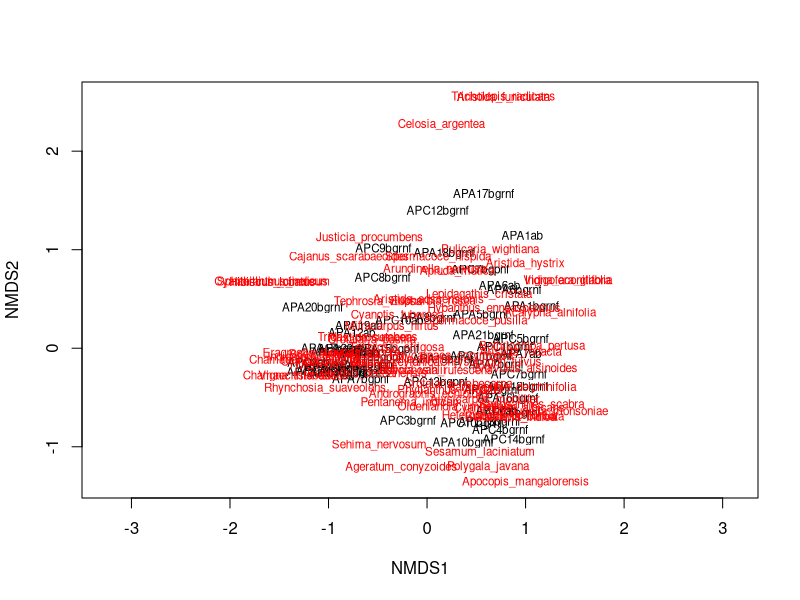
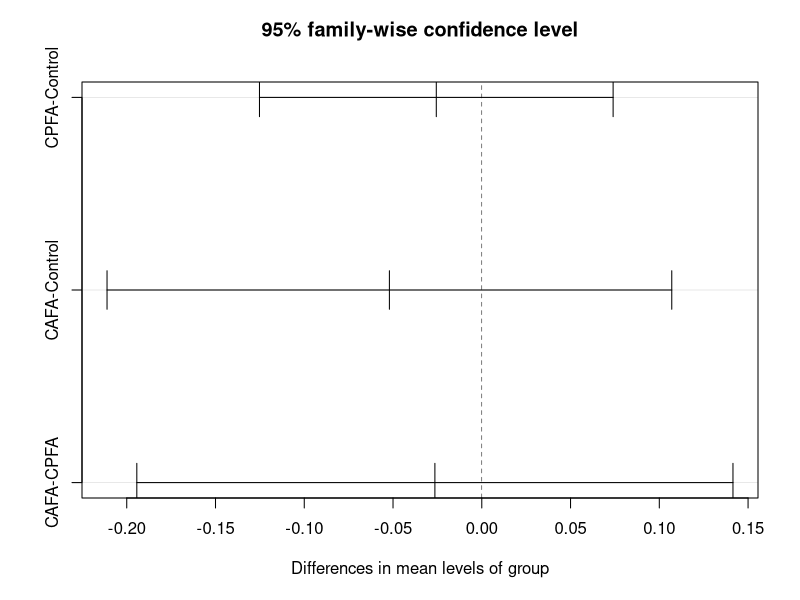

Generate these figures, in order, with R: (Note: this script raises an error after producing the figures.)
# Packages----
library(tidyverse)
library(patchwork)
library(vegan)

# Data----
raw_dat <- read.csv(
  "biomass_data.csv",
  header = T,
  fill = TRUE,
  sep = ",",
  na.strings = c("", " ", "NA", "NA ", "na", "NULL")
)

# Data wrangling----
Site_dat <- raw_dat %>%
  mutate(
    Treatment = as.factor(Treatment),
    Life_form = as.factor(Life_form),
    Functional_groups = as.factor(Functional_groups)
  )

# create Site prep data
Site_prep <- Site_dat %>%
  arrange(Site, Treatment) %>%
  mutate(
    Treatment = case_when(
      Treatment == "ab" ~ "Control",
      # Cymbopogon present fire present
      Treatment == "bgpnf" ~ "CPFA",
      # Cymbopogon present fire absent
      Treatment == "bgrnf" ~ "CAFA" # Cymbopogon absent fire absent
    )
  )

# what is the summed biomass per Site with cymbopogon?
Site_sum <-
  Site_prep %>% group_by(Site, Treatment) %>%
  summarise(Site_biomass = sum(Weight)) %>%
  ungroup()

# Site_calc
Site_calc <- Site_prep %>% left_join(Site_sum) %>%
  mutate(
    relative_biomass = (Weight / Site_biomass) ,
    relative_biomass_p =  round(((
      Weight / Site_biomass
    ) * 100) , 2)
  )

# Absolute_biomass
absolute_weight <- Site_calc %>%
  select(Site, Treatment, Weight, Palatability) %>%
  group_by(Palatability, Treatment, Site) %>%
  summarise(Weight = sum(Weight)) %>%
  mutate(Treatment = factor(Treatment)) %>% # to order treatments in the plot
  mutate(Palatability = factor(Palatability)) %>%
  mutate(Palatability = fct_relevel(Palatability, c('Yes', 'No', 'Cymbopogon sp.'))) %>%
  mutate(Treatment = fct_relevel(Treatment, c("Control", "CPFA", "CAFA")))

# Relative_biomass
relative_weight <-
  Site_calc %>% select( Sci_name, Village, Site, Treatment, Palatability, relative_biomass) %>%
  group_by(Sci_name, Village, Treatment, Site, Palatability) %>%
  summarise(relative_biomass = (relative_biomass) * 100) %>%
  mutate(Treatment = factor(Treatment)) %>%
  mutate(Palatability = factor(Palatability)) %>%
  mutate(Palatability = fct_relevel(Palatability, c('Yes', 'No', 'Cymbopogon sp.'))) %>%
  mutate(Treatment = fct_relevel(Treatment, c("Control", "CPFA", "CAFA"))) %>% 
  arrange(Site) %>% ungroup()

# df of top 10 species----
species_biomass <- Site_calc %>%
  select(Treatment, Weight, Sci_name) %>%
  group_by(Sci_name, Treatment,) %>%
  summarise(Weight = sum(Weight)) %>%
  mutate(Treatment = fct_relevel(Treatment, c("Control", "CPFA", "CAFA")))

treatment_total <-
  species_biomass %>% 
  group_by(Treatment) %>% 
  summarise(group_biomass= sum(Weight))

top10_biomass <- left_join(x= species_biomass, 
                           y = treatment_total, 
                           "Treatment") %>% 
  mutate(Treatment= as.factor(Treatment)) %>% 
  mutate(relative_biomass= (Weight/group_biomass)*100) %>% 
  group_by(Treatment) %>% top_n(10) %>%
  arrange(Treatment, relative_biomass) %>%
  mutate(Treatment = fct_relevel(Treatment, c("Control", "CPFA", "CAFA")))

# Making nmds metrics
eghats_details <- relative_weight %>% select(Village, Treatment, Site) %>% distinct()

eghats_species_details <- relative_weight %>% select(Sci_name, Palatability) %>% distinct()

# create a Site by species matrix
relative_weight_matrix <- relative_weight %>%  select(Site, Sci_name, relative_biomass) %>%
  mutate(Sci_name = str_replace(Sci_name, " ", "_")) %>%
  group_by(Site) %>%
  spread(Sci_name, relative_biomass) %>% replace(is.na(.), 0) %>%
  `row.names<-`(., NULL) %>% 
  column_to_rownames(var = "Site")


# run NMDS with  bray curtis distance
# https://chrischizinski.github.io/rstats/vegan-ggplot2/

set.seed(1980)
eghats.mds <- metaMDS(relative_weight_matrix, distance = "bray", autotransform = FALSE)
# stress is 0.18 ideal is less than 0.2

plot(eghats.mds, type = "t")

# permutation test----
relative_weight_matrix_1 <- relative_weight %>%  select(Site, Sci_name, relative_biomass) %>%
  mutate(Sci_name = str_replace(Sci_name, " ", "_")) %>%
  group_by(Site) %>%
  spread(Sci_name, relative_biomass) %>% replace(is.na(.), 0) %>%
  `row.names<-`(., NULL)

data <- eghats_details %>% left_join(relative_weight_matrix_1) %>% select(-Site)

dataM <- data %>% 
  select(-c(Village, Treatment)) %>% 
  as.matrix() 

rownames(dataM) <- data$Village

# Bray-Curtis
distances <- vegdist(dataM, 
                     distance = 'bray')
# order of samples
distances_groups <- data[match(labels(distances),
                               data$Village),]$Treatment 
# beta dispersion
distances_betadispersion <- betadisper(distances, 
                                       distances_groups)
anova(distances_betadispersion) # not met, p < 0.05

# test homogenous dispersion/Permutation test for F
pmod <- permutest(distances_betadispersion, permutations = 99, pairwise = TRUE)

## Tukey's Honest Significant Differences
(mod.HSD <- TukeyHSD(distances_betadispersion))
plot(mod.HSD)

# Village scores for ggplot
data.scores <- as.data.frame(scores(eghats.mds))  #Using the scores function from vegan to extract the Village scores and convert to a data.frame
data.scores$Site <- rownames(data.scores)  # create a column of Village names, from the rownames of data.scores

eghats.scores <- data.scores %>% 
  left_join(eghats_details) %>% arrange(Treatment)

# species scores
species.scores <- as.data.frame(scores(eghats.mds, "species"))  #Using the scores function from vegan to extract the species scores and convert to a data.frame
species.scores$species <- rownames(species.scores)  # create a column of species, from the rownames of species.scores

eghats.species.scores <- species.scores %>% 
  mutate(Sci_name = species) %>% select(-species) %>%
  mutate(Sci_name = str_replace(Sci_name, "_", " ")) %>%
  left_join(eghats_species_details)

# convex hull values for treatments
eghats.ctl <-
  eghats.scores[eghats.scores$Treatment == "Control",][chull(eghats.scores[eghats.scores$Treatment ==
                                                                             "Control", c("NMDS1", "NMDS2")]),]  
eghats.cpfa <-
  eghats.scores[eghats.scores$Treatment == "CPFA",][chull(eghats.scores[eghats.scores$Treatment ==
                                                                          "CPFA", c("NMDS1", "NMDS2")]),]
eghats.cafa <-
  eghats.scores[eghats.scores$Treatment == "CAFA",][chull(eghats.scores[eghats.scores$Treatment ==
                                                                          "CAFA", c("NMDS1", "NMDS2")]),]

hull.data <- rbind(eghats.ctl, eghats.cpfa, eghats.cafa)  #combine groups
hull.data

# nmdsplot----
treatment_colors <- c("Control" = "#3b5d4d", "CPFA" = "#c5af99","CAFA" = "#ffd365")

nmdsplot <- ggplot() +
  geom_point(
    data = hull.data,
    aes(
      x = NMDS1,
      y = NMDS2,
      shape = Treatment,
      colour = Treatment
    ),
    size = 2
  ) + # add the point markers
  geom_polygon(
    data = hull.data,
    aes(
      x = NMDS1,
      y = NMDS2,
      fill = Treatment,
      group = Treatment
    ),
    alpha = 0.30
  ) + # add the convex hulls
  #geom_text(data=eghats.species.scores, aes(x=NMDS1,y=NMDS2,label=Sci_name),alpha=0.5) +  # add the species labels
  scale_color_manual(values = treatment_colors) +
  scale_fill_manual(values = treatment_colors ) +
  coord_equal() +
  theme_bw() +
  theme(
    axis.text.x = element_blank(),
    # remove x-axis text
    axis.text.y = element_blank(),
    # remove y-axis text
    axis.ticks = element_blank(),
    # remove axis ticks
    axis.title.x = element_text(size = 12),
    # remove x-axis labels
    axis.title.y = element_text(size = 12),
    # remove y-axis labels
    panel.grid.major = element_blank(),
    #remove major-grid labels
    panel.grid.minor = element_blank(),
    #remove minor-grid labels
  ) +
  theme(legend.position = 'right')

nmdsplot+
  annotate(
    geom = "text",
    x = -1.03,
    y = 0.5,
    size = 3,
    label = "Cymbopogon spp.",
    color = "black",
    fontface = 'italic'
  )+ 
  annotate(
    geom = "text",
    x = -0.4,
    y = 1.1,
    size = 3,
    label = "A. nervosa",
    color = "black",
    fontface = 'italic'
  )+ 
  annotate(
    geom = "text",
    x = 0.16,
    y = 1.5,
    size = 3,
    label = "A. nervosa",
    color = "black",
    fontface = 'italic'
  )+ 
  annotate(
    geom = "text",
    x = 0.6,
    y = 1.65,
    size = 3,
    label = "P. wightiana",
    color = "black",
    fontface = 'italic'
  )+ 
  annotate(
    geom = "text",
    x = -0.3,
    y = -0.85,
    size = 3,
    label = "A. mutica",
    color = "black",
    fontface = 'italic'
  )+ 
  annotate(
    geom = "text",
    x = 0.4,
    y = -1.05,
    size = 3,
    label = "H. contortus",
    color = "black",
    fontface = 'italic'
  )+ 
  annotate(
    geom = "text",
    x = 0.9,
    y = -1.04,
    size = 3,
    label = "H. contortus",
    color = "black",
    fontface = 'italic'
  )+ 
  annotate(
    geom = "text",
    x = 1.01,
    y = 0.5,
    size = 3,
    label = "L. cristata",
    color = "black",
    fontface = 'italic'
  )

# Save image----
ggsave('fig_7_nmds.jpg', width = 10, height = 6, dpi = 300) 

top10_hist <- ggplot(top10_biomass, aes(relative_biomass, Sci_name, fill=Treatment))+
  geom_histogram(stat = 'identity')+
  facet_grid(~Treatment)+
  scale_color_manual(values = treatment_colors)  +
  scale_fill_manual(values = treatment_colors)+
  theme_bw()+
  theme(axis.ticks = element_blank(),  # remove axis ticks
        axis.title.x = element_text(size=12), # remove x-axis labels
        axis.title.y = element_text(size=12), # remove y-axis labels
        axis.text.y= element_text(size = 11 ,face = 'italic'),
        panel.background = element_blank(), 
        panel.grid.major = element_blank(),  #remove major-grid labels
        panel.grid.minor = element_blank())+  #remove minor-grid labels
  theme(legend.position = 'none')+
  aes(y = reorder(Sci_name, relative_biomass))+
  labs(x=' Relative biomass', y= 'Scientific names')
top10_hist
# ggsave('fig_7_topten.jpg', width = 10, height = 6, dpi = 300)

# For my own understanding:
# In this ordination, the closer two points are, the more similar the corresponding samples are with respect to the variables that went into making the NMDS plot.
# The closer the points/samples are together in the ordination space, the more similar their plant communities.
# In the histogram we can see the species responsible for the result in NMDS
# We can see the names of top 10 species responsible for this result

# statistical analysis----
# ? is composition different across our treatments- may be not because there is 
# a lot of overlap.

